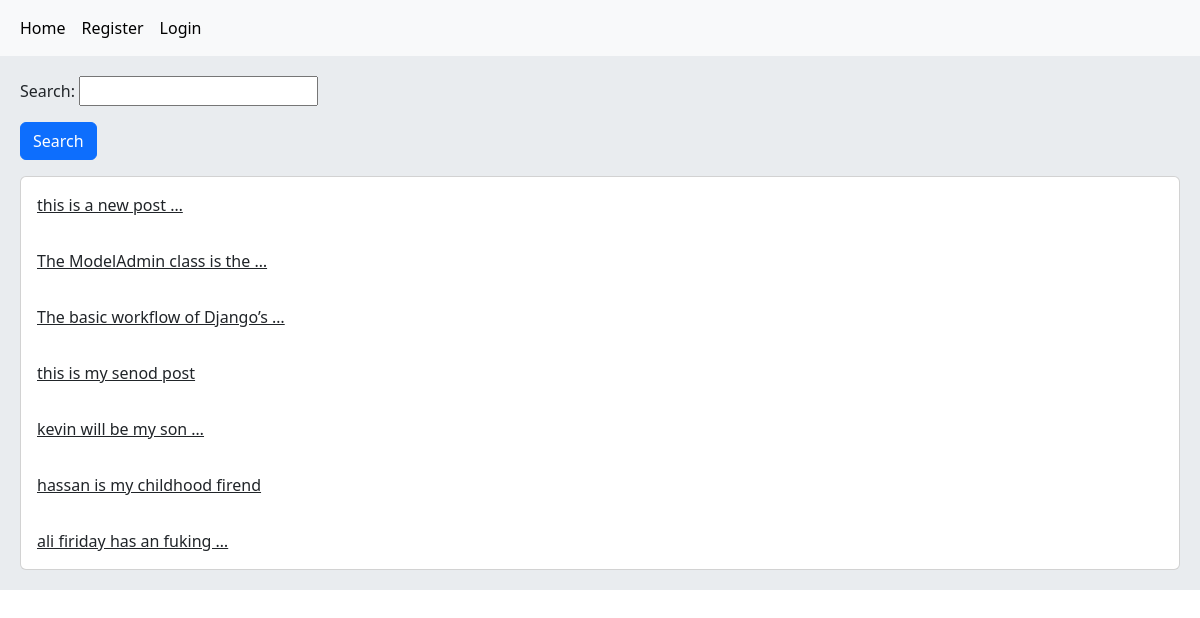
The app's page /, older data.
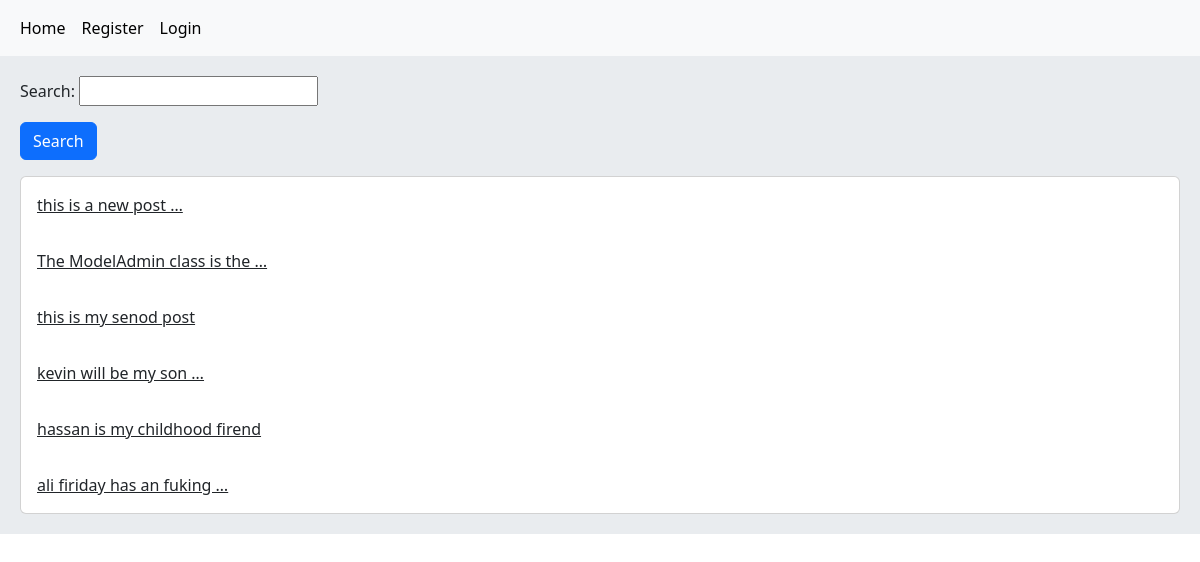
The same page, newer data.
### home/models.py (models this page shows, shortened)
class Post(models.Model):
    user = models.ForeignKey(User, on_delete=models.CASCADE, related_name='posts')
    title = models.CharField(max_length=200)
    body = models.TextField()
    slug = models.SlugField(unique=True)
    created = models.DateTimeField(auto_now_add=True)
    updated = models.DateTimeField(auto_now=True)
    class Meta:
        ordering = ('-created',)
    def get_absolute_url(self):
        return reverse('home:post_detail', kwargs={'pk': self.pk, 'slug': self.slug})

### home/views.py (the view)
# urls.py: path('', views.HomeView.as_view(), name='home'),
class HomeView(View):
    form_class = PostSearchForm
    def get(self, request):
        posts = Post.objects.all()
        if request.GET.get('search'):
            posts = posts.filter(body__contains=request.GET['search'])
        return render(request, 'home/index.html', {'posts': posts, 'form': self.form_class})

### home/templates/home/index.html (shortened to what this page needs)
{% extends 'master.html' %}
{% block body %}
    <div class="mb-3">
        <form action="" method="get">
            {{ form.as_p }}
            <input type="submit" value="Search" class="btn btn-primary">
        </form>
    </div>
    <div class="card">
    {% for post in posts %}
        <a href="{{ post.get_absolute_url }}"
           class="card-body">{{ post.body|truncatewords:5 }}</a>
    {% endfor %}
{% endblock %}

Row changes from the older to the newer data that the page shows:
removed Post: body "The basic workflow of Django’s …"
